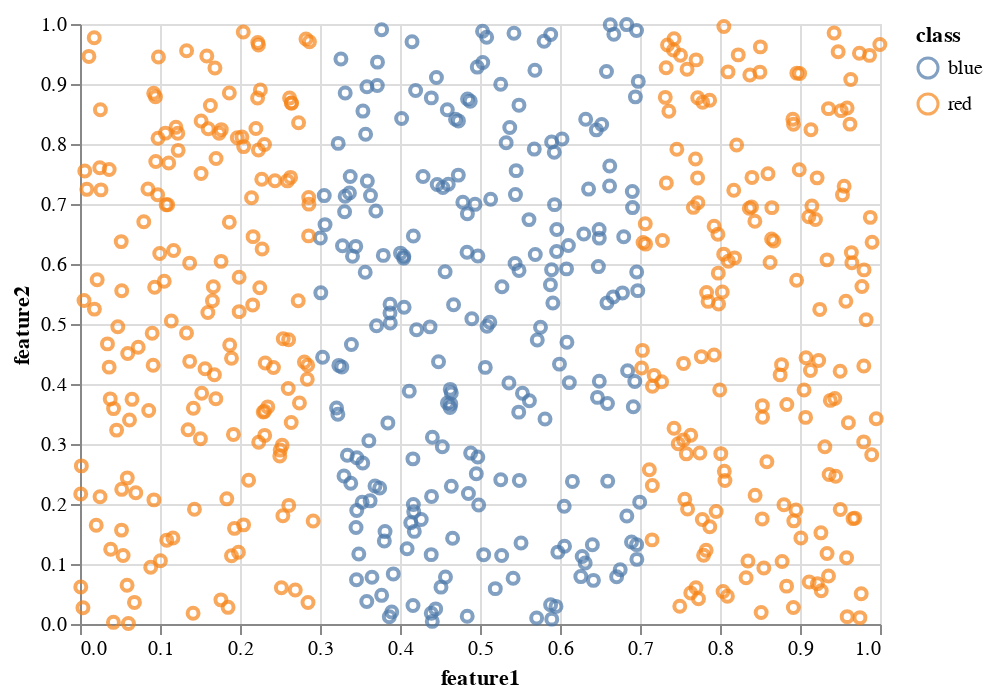

Here is the notebook cell this chart was saved with:
### Code cell
chart = (alt.Chart(df)
    .mark_point()
    .encode(
        x = "feature1",
        y = "feature2",
        color = "class"
    ))
chart

### Figure 1 — Vega-Lite specification as saved in the notebook (floating-point values rounded to 4 significant figures; data arrays with more than 128 entries replaced by an {"elided": "..."} marker saying what was removed)
{"config": {"view": {"continuousWidth": 400, "continuousHeight": 300}}, "data": {"name": "data-f9a6c53a8d57ad5cd15fe40eacf6dbba"}, "mark": "point", "encoding": {"color": {"type": "nominal", "field": "class"}, "x": {"type": "quantitative", "field": "feature1"}, "y": {"type": "quantitative", "field": "feature2"}}, "$schema": "https://vega.github.io/schema/vega-lite/v4.8.1.json", "datasets": {"data-f9a6c53a8d57ad5cd15fe40eacf6dbba": {"elided": "550 records"}}}
